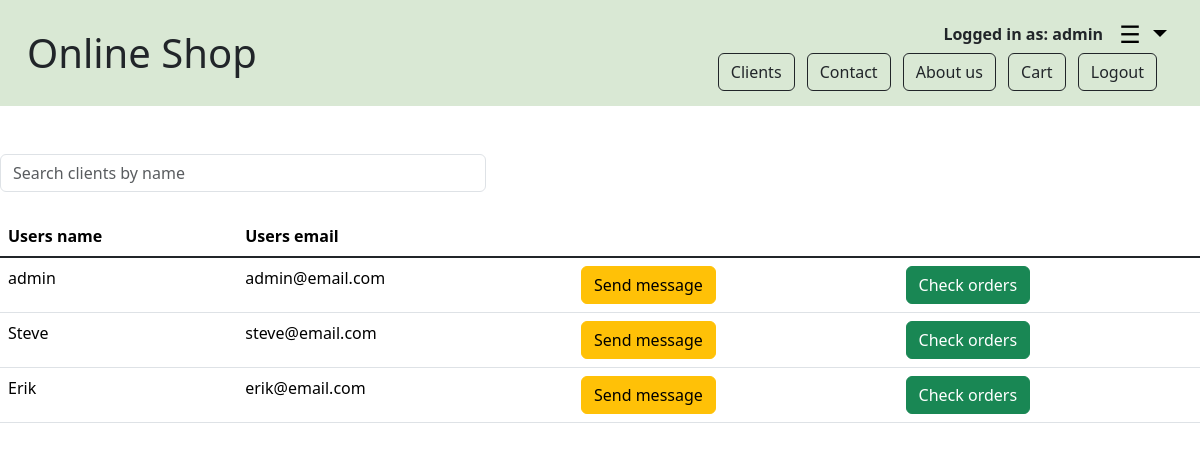
The page /clients (signed in) on the database its author committed.
### main.py (models this page shows)
class Base(DeclarativeBase):
    pass

class User(UserMixin, Base):
    __tablename__ = 'user'
    id: Mapped[int] = mapped_column(Integer, primary_key=True)
    name: Mapped[str] = mapped_column(String(300), nullable=False)
    email: Mapped[str] = mapped_column(String(200), unique=True, nullable=False)
    password: Mapped[str] = mapped_column(String(100), nullable=False)
    is_admin: Mapped[bool] = mapped_column(Boolean, nullable=False)
    notification = relationship('Notification', back_populates='user')
    comment = relationship('Comment', back_populates='user')
    rating = relationship('Rating', back_populates='user')
    favourite = relationship('Favourite', back_populates='user')
    cart = relationship('Cart', back_populates='user')
    order = relationship('Order', back_populates='user')

### main.py (the view)
@app.route('/clients')
@login_required
@admin_only
def clients():
    users = db.session.execute(db.select(User)).scalars().all()
    return render_template('clients.html', users=users)

### main.py (called while the page is built)
@login_manager.user_loader
def load_user(user_id):
    return db.get_or_404(User, user_id)

def admin_only(function):
    @wraps(function)
    def check_admin(*args, **kwargs):
        if current_user.is_admin:
            return function(*args, **kwargs)
        return abort(403)
    return check_admin

### templates/clients.html (shortened to what this page needs)
{% include "header.html" %}
<body class="d-flex flex-column min-vh-100">
    <br> <br>
    <div class="row justify-content-between">
        <div class="col-md-5">
            <input type="text" class="form-control" placeholder="Search clients by name" oninput="search(this.value)">
        </div>
    </div>
    <br>
    <table class="table">
        <thead>
            <tr>
              <th scope="col">Users name</th>
              <th scope="col">Users email</th>
            </tr>
        </thead>
        <tbody class="table-group-divider">
            {% for user in users %}
                <tr class="client-row">
                    <td class="client-name">{{ user.name }}</td>
                    <td>{{ user.email }}</td>
                    <td><a href="{{ url_for('send_message_to_client', id_user=user.id) }}"><button class="btn btn-warning">Send message</button></a></td>
                    <td><a href="{{ url_for('clients_orders', id_user=user.id) }}"><button class="btn btn-success">Check orders</button></a></td>
                </tr>
            {% endfor %}
        </tbody>
    </table>
</body>

### templates/header.html (shortened to what this page needs)
<!DOCTYPE html>
<html lang="en">
<head>
    <link href="https://cdn.jsdelivr.net/npm/bootstrap@5.3.3/dist/css/bootstrap.min.css" rel="stylesheet">
    <link rel="stylesheet" href="https://cdnjs.cloudflare.com/ajax/libs/font-awesome/6.4.2/css/all.min.css">
</head>
<body>
    <nav class="navbar custom-navbar">
        <div class="container-fluid">
            <a href="{{ url_for('home') }}" class="text-dark text-decoration-none">
                <h1 class="mb-0">Online Shop</h1>
            </a>
            <div class="ms-auto">
                {% if current_user.is_authenticated %}
                    <div class="user-info-container">
                        <p class="user-info mb-0">Logged in as: {{ current_user.name }}</p>
                        <div class="dropdown">
                            <button class="hamburger-menu dropdown-toggle" type="button" id="profileDropdown" data-bs-toggle="dropdown" aria-expanded="false">
                                ☰
                            </button>
                        </div>
                    </div>
                {% endif %}
                {% if current_user.is_admin %}
                    <a href="{{ url_for('clients') }}" class="btn btn-outline-dark me-2">Clients</a>
                {% endif %}
                <a href="{{ url_for('contact') }}" class="btn btn-outline-dark me-2">Contact</a>
                <a href="{{ url_for('about') }}" class="btn btn-outline-dark me-2">About us</a>
                {% if current_user.is_authenticated %}
                    <a href="{{ url_for('cart') }}" class="btn btn-outline-dark me-2">Cart</a>
                    <a href="{{ url_for('logout') }}" class="btn btn-outline-dark me-3">Logout</a>
                {% else %}
                    <a href="{{ url_for('register') }}" class="btn btn-outline-dark me-2">Register</a>
                    <a href="{{ url_for('login') }}" class="btn btn-outline-dark">Login</a>
                {% endif %}
            </div>
        </div>
    </nav>
</body>
</html>

### templates/header.html (style rules this page uses)
.custom-navbar { background-color: #d9e8d4; padding: 15px; }
.user-info-container { display: flex; align-items: center; justify-content: flex-end; gap: 10px; width: 100%; }
.user-info { font-weight: bold; }
.hamburger-menu { font-size: 24px; cursor: pointer; border: none; background: none; }

### rows shown on the page
User: name "admin", email "admin@email.com"
User: name "Steve", email "steve@email.com"
User: name "Erik", email "erik@email.com"
